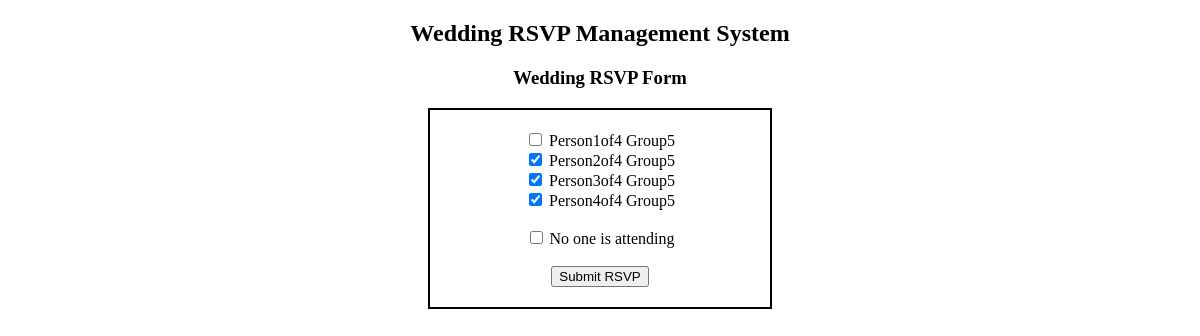
Page /rsvp/5 on the committed database.
### tables this page shows
CREATE TABLE "guests" (
    guest_id INTEGER PRIMARY KEY,
    invite_id INTEGER,
    first_name TEXT NOT NULL,
    last_name TEXT NOT NULL,
    rsvp_status TEXT DEFAULT 'Not Responded',
    FOREIGN KEY (invite_id) REFERENCES invites(invite_id)
);

### app.py (the view, shortened to what this page needs)
@app.route("/rsvp/<int:invite_id>", methods=["GET", "POST"])
def rsvp(invite_id):
    guests = fetch_data(
        "SELECT guest_id, first_name, last_name, rsvp_status FROM guests WHERE invite_id = ?", #query section
        (invite_id,) #parameters section
    )
    no_one_attending = len(guests) > 0
    for guest in guests:
        if guest[3] != "Not Attending":
            no_one_attending = False
            break
    return render_template("rsvp.html", guests=guests, no_one_attending=no_one_attending)  #Now here we are sending guests information to guests in HTML

### database.py (called while the page is built)
def fetch_data(query, parameters=()):
    connection = sqlite3.connect(database)
    try:
        cursor = connection.cursor()
        cursor.execute(query, parameters)
        data = cursor.fetchall()
        return data
    finally:
        connection.close()

### templates/rsvp.html (shortened to what this page needs)
<!DOCTYPE html>
<html lang="en">
	<head>
		<link rel="stylesheet" href="{{ url_for('static', filename='css/styles.css') }}">
	</head>
	<body>
		<h2>Wedding RSVP Management System</h2>
		<h3>Wedding RSVP Form</h3>
		<div class="form-box">
			<form method="POST">
			{% for guest in guests %}
				<input
					type="checkbox"
					id="guest{{ guest[0] }}"
					name="guest"
					value="{{ guest[0] }}"
					{% if guest[3] == "Attending" and not error %}checked{% endif %}
				>
				<label for="guest{{ guest[0] }}">
					{{ guest[1] }} {{ guest[2] }}
				</label>
				<br>
			{% endfor %}
				<br>
				<input
					type="checkbox"
					id="no_one"
					name="no_one"
					value="no_one"
				>
				<label for="no_one">
					No one is attending
				</label>
				<br><br>
				<button type="submit">Submit RSVP</button>
			</form>
		</div>
	</body>
</html>

### static/css/styles.css (style rules this page uses)
.form-box { border: 2px solid black; width: 300px; padding: 20px; text-align: center; margin: 0 auto; }
h2, h3 { text-align: center; }

### rows in the picture
guests: first_name "Person1of4", last_name "Group5"
guests: rsvp_status "☑", first_name "Person2of4", last_name "Group5"
guests: rsvp_status "☑", first_name "Person3of4", last_name "Group5"
guests: rsvp_status "☑", first_name "Person4of4", last_name "Group5"
